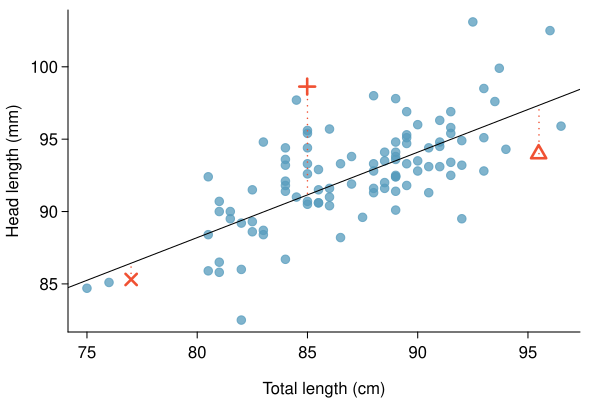

This figure's R source:
require(openintro)
data(COL)
data(possum)
set.seed(1)

myPDF('scattHeadLTotalLLine.pdf', 6, 4, mar=c(3.4,3.4,0.5,1), mgp=c(2.3,0.5,0), las=1) #, mfrow=1:2)

these <- c(48, 42, 3)

plot(possum$totalL[-these], possum$headL[-these], pch=20, col=COL[1,2], axes=FALSE, cex=1.7, xlab='Total length (cm)', ylab='Head length (mm)')
axis(1, at = seq(70, 100, 5))
axis(2, at = seq(80, 105, 5))
points(possum$totalL[these] + rnorm(3,0,0.02),
       possum$headL[these] + rnorm(3,0,0.02),
       pch=c(3,4,2), col=COL[4], cex=1.5, lwd=2.5)

abline(41, 0.59, col=COL[5])

for(i in 1:3){
	lines(rep(possum$totalL[these[i]], 2),
		c(possum$headL[these[i]], 41+0.59*possum$totalL[these[i]]),
		lty=3, lwd=1.5, col=COL[4])
}

dev.off()
